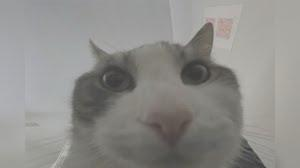
#> input picture group 414/lab1/Kadobianskyi_cv_lab1/test_image_output.jpg, 300 x 168 px
$ python main.py
#> lines starting #> are read from the running program, lines starting #| are printed output that depends on the picture
from PIL import Image


def change_contrast(img_path: str, a: float, s: int, t: int) -> Image:
#> called with img_path = 'test_image_output.jpg', a = 2, s = 128, t = 128
    def _check_rgb_condition(value: int) -> int:
        return 0 if value < 0 else 255 if value > 255 else int(value)

    def _change_pixel(p: tuple) -> tuple:
        return tuple(_check_rgb_condition(a * (c - s) + t) for c in p)

    img = Image.open(img_path)
#> img is the input picture: PIL image 300x168 RGB; mean R, G, B 142.2, 141.3, 138.3

    for x in range(img.size[0]):
        for y in range(img.size[1]):
            img.putpixel((x, y), _change_pixel(img.getpixel((x, y))))
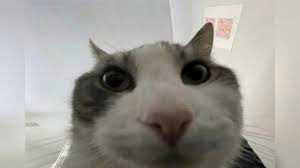
#> img: PIL image 300x168 RGB; mean R, G, B 156.4, 154.6, 148.6

    return img


if __name__ == '__main__':
    new_image = change_contrast('test_image_output.jpg', a=2, s=128, t=128)
    new_image.save('test_image_output1.jpg')
